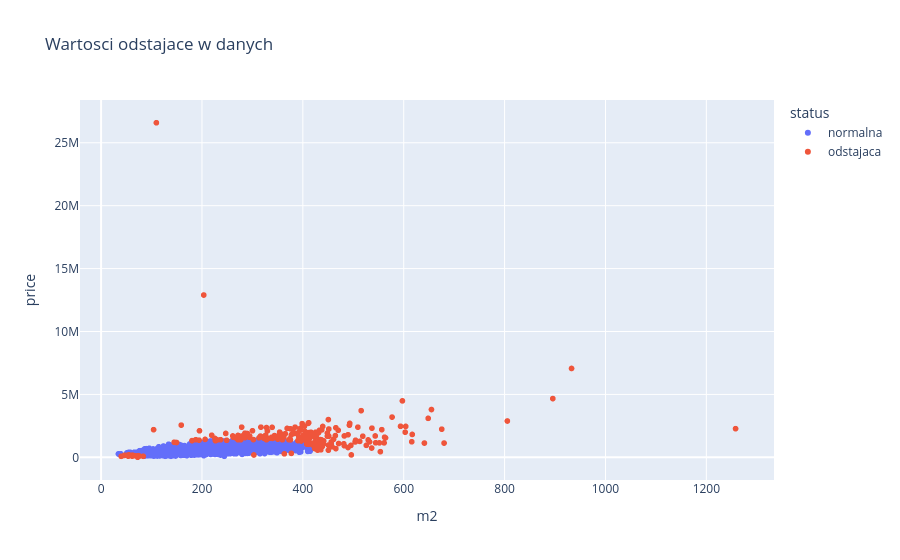

The notebook cell saved with this chart:
### Markdown cell above
### 3.2. Wizualizacja

### Code cell
df["status"] = df["outliers"].map({1: "normalna", -1: "odstajaca"})
fig = px.scatter(df, x="m2", y="price", color="status", title="Wartosci odstajace w danych")
fig.show()

### Figure 1 — Plotly figure (JSON) as saved in the notebook; plotly's stock layout.template omitted (floating-point values rounded to 4 significant figures; data arrays with more than 128 entries replaced by an {"elided": "..."} marker saying what was removed)
{"data": [{"hovertemplate": "status=normalna<br>m2=%{x}<br>price=%{y}<extra></extra>", "legendgroup": "normalna", "marker": {"color": "#636efa", "symbol": "circle"}, "mode": "markers", "name": "normalna", "showlegend": true, "type": "scattergl", "x": {"elided": "4321 float values"}, "xaxis": "x", "y": {"elided": "4321 float values"}, "yaxis": "y"}, {"hovertemplate": "status=odstajaca<br>m2=%{x}<br>price=%{y}<extra></extra>", "legendgroup": "odstajaca", "marker": {"color": "#EF553B", "symbol": "circle"}, "mode": "markers", "name": "odstajaca", "showlegend": true, "type": "scattergl", "x": {"elided": "228 float values"}, "xaxis": "x", "y": {"elided": "228 float values"}, "yaxis": "y"}], "layout": {"legend": {"title": {"text": "status"}, "tracegroupgap": 0}, "title": {"text": "Wartosci odstajace w danych"}, "xaxis": {"anchor": "y", "domain": [0.0, 1.0], "title": {"text": "m2"}}, "yaxis": {"anchor": "x", "domain": [0.0, 1.0], "title": {"text": "price"}}}}
